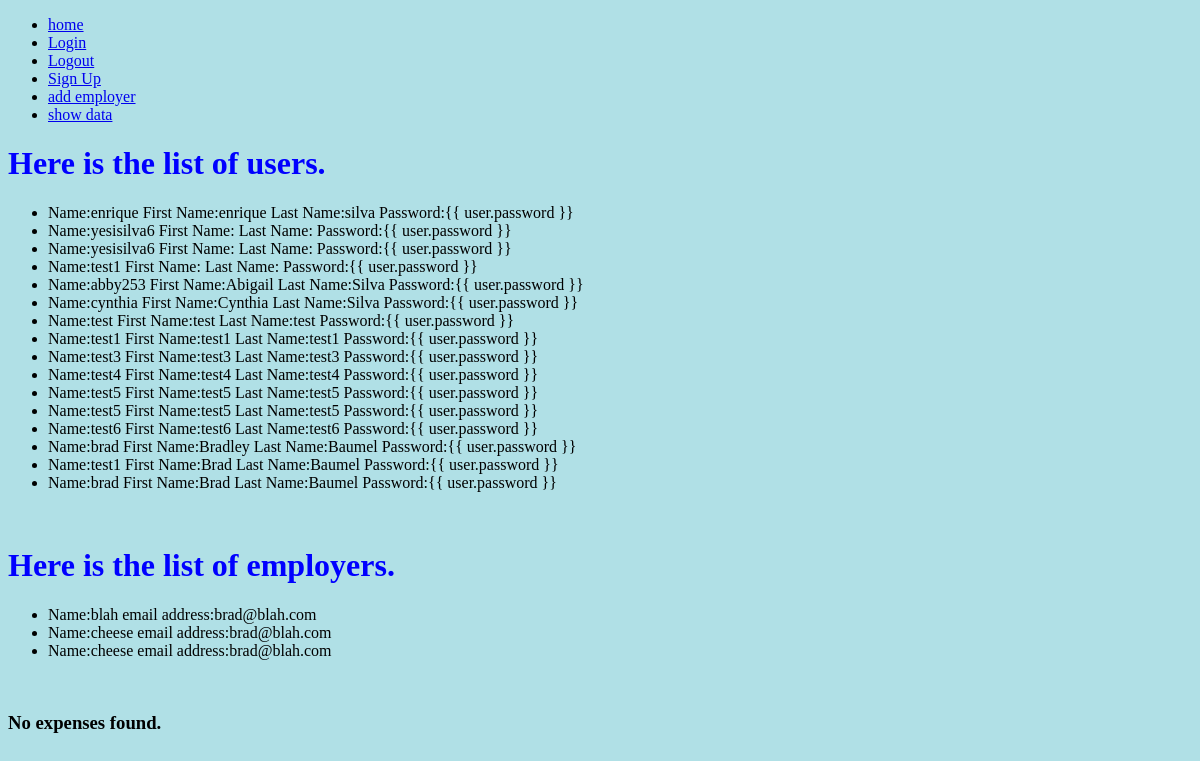
The app's page /showdata/, older data.
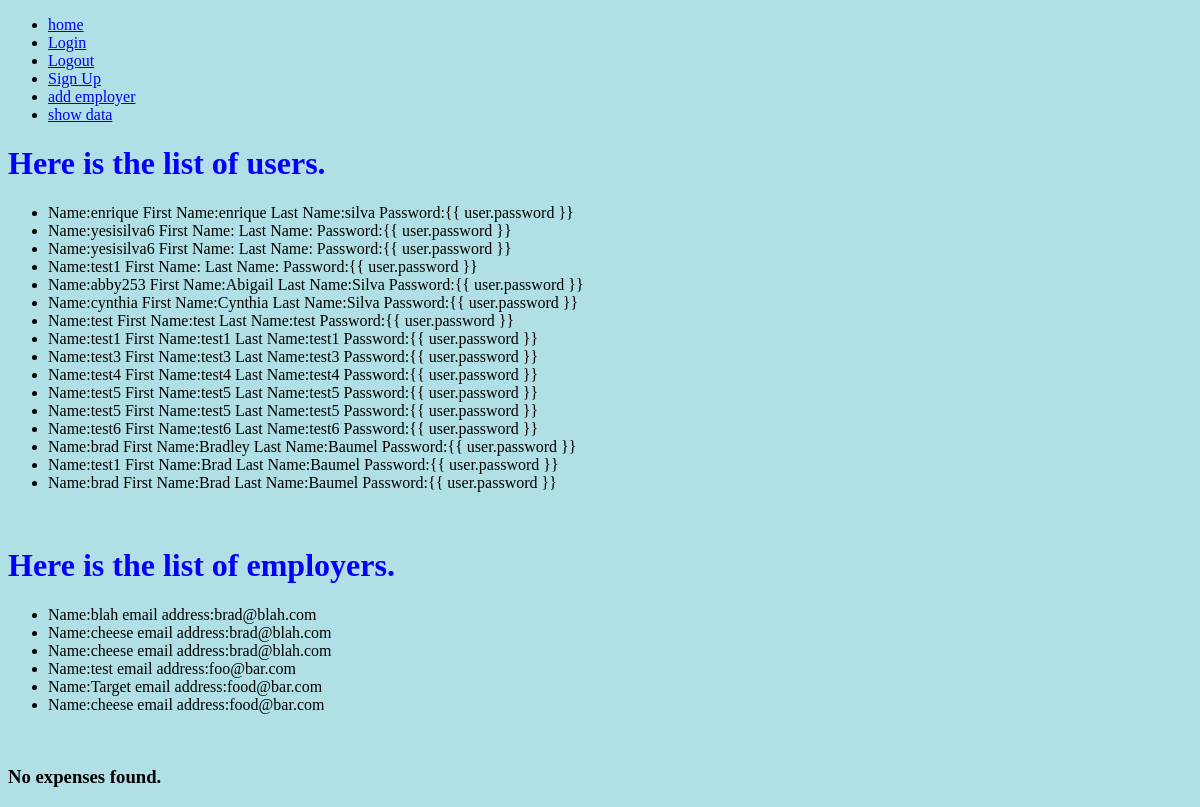
The same page, newer data.
### polls/models.py (models this page shows, shortened)
class User(models.Model):
    first_name = models.CharField(max_length=30)
    last_name = models.CharField(max_length=30)
    user_name = models.CharField(max_length=30)
    password = models.CharField(max_length=30)

class Employer(models.Model):
    company_name = models.CharField(max_length=30)
    email_address = models.EmailField()

### polls/views.py (the view)
# urls.py: url(r'^showdata/$', views.showdata, name='showdata'),
def showdata(request):
    all_users = User.objects.all()
    employer = Employer.objects.all()
    expense = Expense.objects.all()
    return render(request, 'polls/showdata.html', {'all_users': all_users, 'employer': employer,
                                                   'expense': expense})

### polls/templates/polls/showdata.html (shortened to what this page needs)
<!DOCTYPE html>
<html>
<head>
    {% if all_users %}
    <div id="nav">
        <ul>
            <li><a href="/">home</a></li>
            <li><a href="http://localhost:8000/login">Login</a></li>
            <li><a href="http://localhost:8000/logout">Logout</a></li>
            <li><a href="http://localhost:8000/register">Sign Up</a></li>
            <li><a href="http://localhost:8000/employer_add">add employer</a></li>
            <li><a href="http://localhost:8000/showdata">show data</a></li>
        </ul>
    </div>
    <h1>Here is the list of users.</h1>
    <ul>
        {% for user in all_users %}
        <li> Name:{{ user.user_name }} First Name:{{ user.first_name }} Last Name:{{ user.last_name }} Password:{{
            user.password }}
        </li>
        {% endfor %}
    </ul>
    {% else %}
    <h3> No users found.</h3>
    {% endif %}
    <br>
    {% if employer %}
    <h1>Here is the list of employers.</h1>
    <ul>
        {% for user in employer %}
        <li> Name:{{ user.company_name }} email address:{{ user.email_address }}</li>
        {% endfor %}
    </ul>
    {% else %}
    <h3> No employer found.</h3>
    {% endif %}
    <br>
    {% if expense %}
    <h1>Here is the list of expenses.</h1>
    <ul>
        {% for user in expense %}
        <li> Name:{{ user.company }} pay rate:{{ user.pay_rate }}
        additional cost:{{ user.additional_cost }} shift date:{{ user.shift_date }}
        total hours:{{ user.total_hours }} description:{{ user.description }}</li>
        {% endfor %}
    </ul>
    {% else %}
    <h3> No expenses found.</h3>
    {% endif %}
</head>
</html>

Row changes from the older to the newer data that the page shows:
added Employer: company_name "test", email_address "foo@bar.com"
added Employer: company_name "Target", email_address "food@bar.com"
added Employer: company_name "cheese", email_address "food@bar.com"
